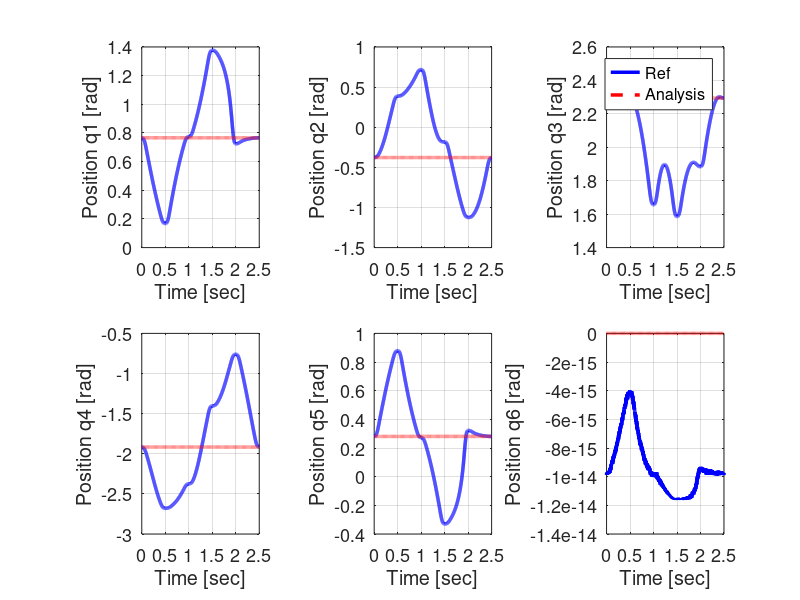
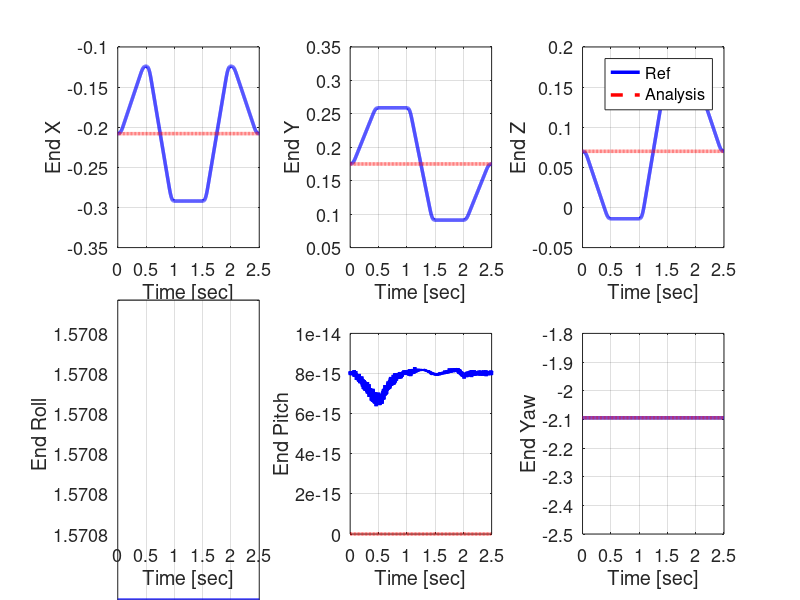
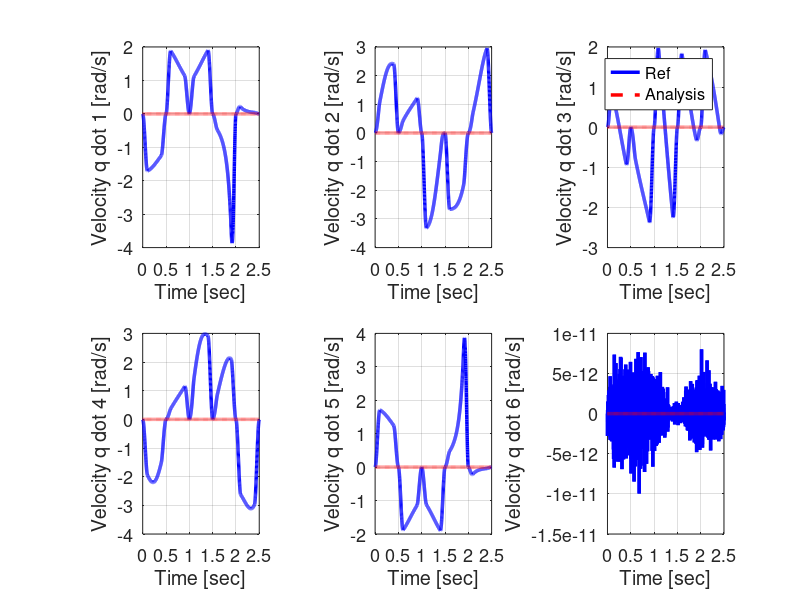
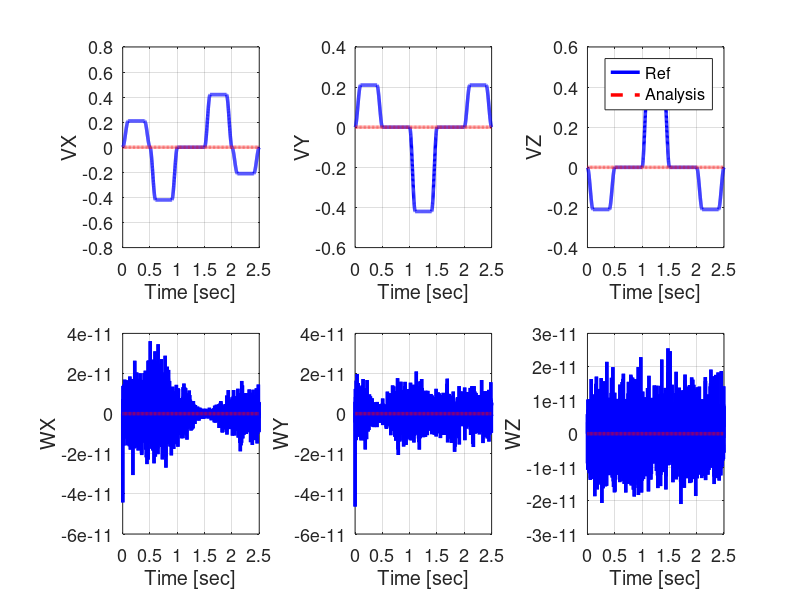

The MATLAB source for these figures, in order:
clc; clear all; close all;

ref = load('evaluation_motion_recurdyn.txt');
data = load('evaluation_motion_cpp.txt');

ylabel_txt = {'End X','End Y','End Z','End Roll','End Pitch','End Yaw'};
ylabel_dot_txt = {'VX','VY','VZ','WX','WY','WZ'};

% figure
% for i = 1 : 6
%     subplot(2,3,i)
%     set(gcf,'Color',[1,1,1])
%     plot(ref(:,2), ref(:,i + 2), 'b', 'LineWidth',2.5)
%     hold on
%     plot(data(:,1), data(:,i + 1), 'r--','LineWidth', 2.5)
%     grid on
%     xlabel('Time [sec]')
%     ylabel(sprintf('Position q%d [rad]', i))
%     if i == 3
%         legend('Ref','Analysis')
%     end
%     set(gca,'FontSize',13)
% end
% 
% figure
% for i = 1 : 6
%     subplot(2,3,i)
%     set(gcf,'Color',[1,1,1])
%     plot(ref(:,2), ref(:,i + 8), 'b', 'LineWidth',2.5)
%     hold on
%     plot(data(:,1), data(:,i + 7), 'r--','LineWidth', 2.5)
%     grid on
%     xlabel('Time [sec]')
%     ylabel(ylabel_txt{i})
%     if i == 3
%         legend('Ref','Analysis')
%     end
%     set(gca,'FontSize',13)
% end
% 
% figure
% set(gcf,'Color',[1,1,1])
% plot(data(:,1), data(:,end), 'o')
% grid on
% xlabel('Time [sec]')
% ylabel('NR count')
% set(gca,'FontSize',13)


ref = load('evaluation_dynamics_recurdyn.txt');
data = load('evaluation_dynamics_cpp.txt');

% figure
% for i = 1 : 6
%     subplot(2,3,i)
%     set(gcf,'Color',[1,1,1])
%     plot(ref(:,2), ref(:,i + 2), 'b', 'LineWidth',2.5)
%     hold on
%     plot(data(:,1), data(:,i + 1), 'r--','LineWidth', 2.5)
%     grid on
%     xlabel('Time [sec]')
%     ylabel(sprintf('Position q %d [rad]', i))
%     if i == 3
%         legend('Ref','Analysis')
%     end
%     set(gca,'FontSize',13)
% end
% 
% figure
% for i = 1 : 6
%     subplot(2,3,i)
%     set(gcf,'Color',[1,1,1])
%     plot(ref(:,2), ref(:,i + 8), 'b', 'LineWidth',2.5)
%     hold on
%     plot(data(:,1), data(:,i + 13), 'r--','LineWidth', 2.5)
%     grid on
%     xlabel('Time [sec]')
%     ylabel(sprintf('Position q dot %d [rad/s]', i))
%     if i == 3
%         legend('Ref','Analysis')
%     end
%     set(gca,'FontSize',13)
% end

% figure
% for i = 1 : 6
%     subplot(2,3,i)
%     set(gcf,'Color',[1,1,1])
%     plot(ref(:,2), ref(:,i + 14), 'b', 'LineWidth',2.5)
%     hold on
%     plot(data(:,1), data(:,i + 19), 'r--','LineWidth', 2.5)
%     grid on
%     xlabel('Time [sec]')
%     ylabel(sprintf('Position q ddot %d [rad/s^2]', i))
%     if i == 3
%         legend('Ref','Analysis')
%     end
%     set(gca,'FontSize',13)
% end

%%
ref = load('evaluation_motion_path_generator_recurdyn.txt');
data = load('evaluation_motion_path_generator_cpp.txt');

figure
for i = 1 : 6
    subplot(2,3,i)
    set(gcf,'Color',[1,1,1])
    plot(ref(:,2), ref(:,i + 2), 'b', 'LineWidth',2.5)
    hold on
    plot(data(:,1), data(:,i + 1), 'r--','LineWidth', 2.5)
    grid on
    xlabel('Time [sec]')
    ylabel(sprintf('Position q%d [rad]', i))
    if i == 3
        legend('Ref','Analysis')
    end
    set(gca,'FontSize',13)
end

figure
for i = 1 : 6
    subplot(2,3,i)
    set(gcf,'Color',[1,1,1])
    plot(ref(:,2), ref(:,i + 8), 'b', 'LineWidth',2.5)
    hold on
    plot(data(:,1), data(:,i + 7), 'r--','LineWidth', 2.5)
    grid on
    xlabel('Time [sec]')
    ylabel(ylabel_txt{i})
    if i == 3
        legend('Ref','Analysis')
    end
    set(gca,'FontSize',13)
end

% figure
% set(gcf,'Color',[1,1,1])
% plot(data(:,1), data(:,end), 'o')
% grid on
% xlabel('Time [sec]')
% ylabel('NR count')
% set(gca,'FontSize',13)

figure
for i = 1 : 6
    subplot(2,3,i)
    set(gcf,'Color',[1,1,1])
    plot(ref(:,2), ref(:,i + 14), 'b', 'LineWidth',2.5)
    hold on
    plot(data(:,1), data(:,i + 13), 'r--','LineWidth', 2.5)
    grid on
    xlabel('Time [sec]')
    ylabel(sprintf('Velocity q dot %d [rad/s]', i))
    if i == 3
        legend('Ref','Analysis')
    end
    set(gca,'FontSize',13)
end

figure
for i = 1 : 6
    subplot(2,3,i)
    set(gcf,'Color',[1,1,1])
    plot(ref(:,2), ref(:,i + 20), 'b', 'LineWidth',2.5)
    hold on
    plot(data(:,1), data(:,i + 19), 'r--','LineWidth', 2.5)
    grid on
    xlabel('Time [sec]')
    ylabel(ylabel_dot_txt{i})
    if i == 3
        legend('Ref','Analysis')
    end
    set(gca,'FontSize',13)
end
